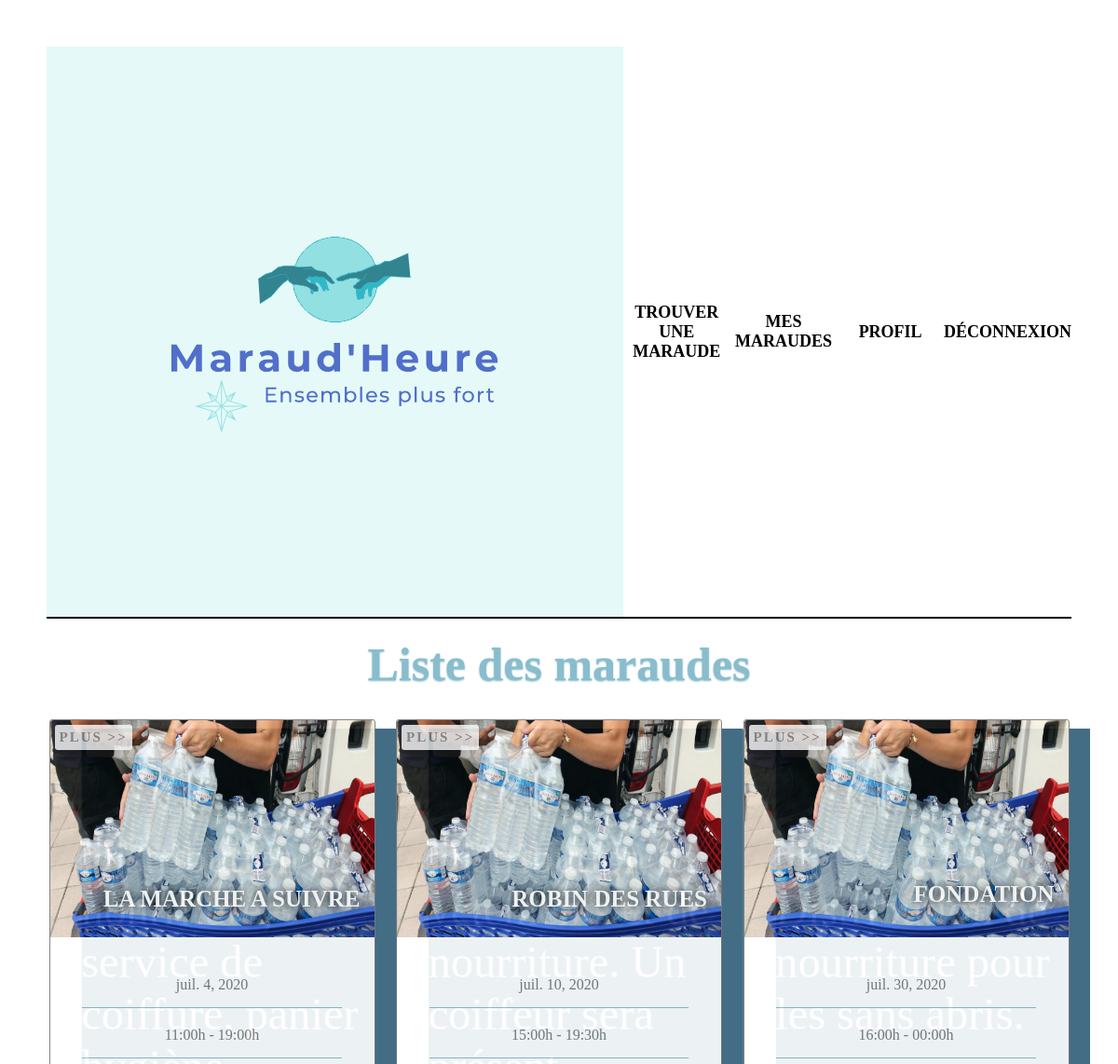
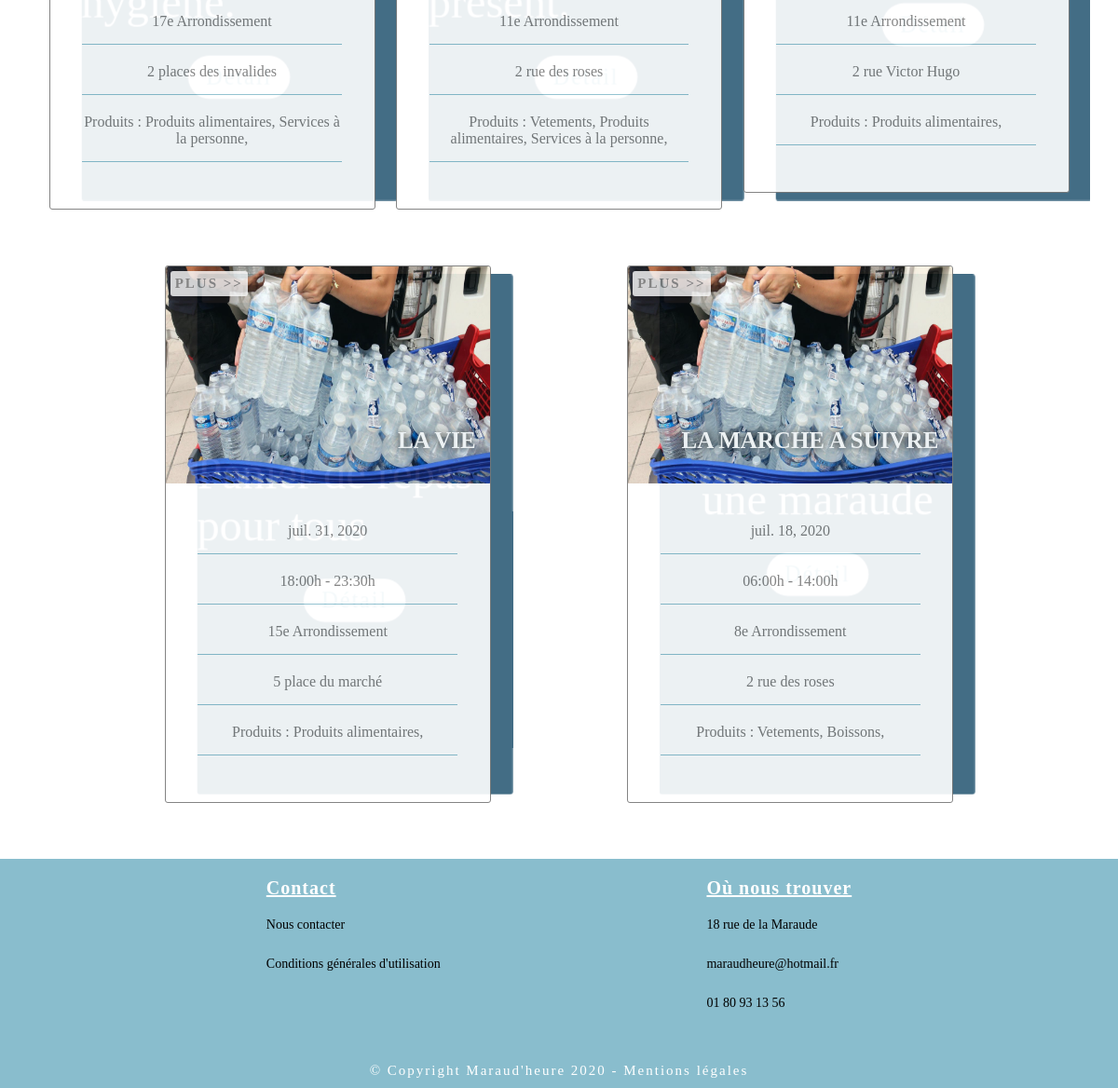
/maraudes/benevole/mes_maraudes/62/ (signed in), run on the app's committed database (2 pictures, top to bottom).
### maraude/models.py (models this page shows, shortened)
class Maraude(models.Model):
    date = models.DateField(
        verbose_name = 'Date de maraude',
        )
    description = models.CharField(
        max_length= 2000,
        blank=True,
        null=True
    )
    heure_debut = models.CharField(
        max_length= 7,
        blank=True,
        null=True
    )
    heure_fin = models.CharField(
        max_length= 7,
        blank=True,
        null=True
    )
    adresse = models.CharField(
        max_length= 2000,
        blank=True,
        null=True
    )
    association =  models.ForeignKey(Association,default = "",on_delete=models.CASCADE, related_name='my_maraude')
    arrondissement =  models.ForeignKey(Arrondissement,default = "",on_delete=models.CASCADE,blank=True,
                                  null=True)
    produit = models.ManyToManyField(Product,blank=True, related_name='maraude_product')
    benevole = models.ManyToManyField(Benevole,blank=True, related_name='maraude_benevole')

class Arrondissement(models.Model):
    LIST_ARROND = (
        ('1er Arrondissement', '75101'),
        ('2e Arrondissement', '75102'),
        ('3e Arrondissement', '75103'),
        ('4e Arrondissement', '75104'),
        ('5e Arrondissement', '75105'),
        ('6e Arrondissement', '75106'),
        ('7e Arrondissement', '75107'),
        ('8e Arrondissement', '75108'),
        ('9e Arrondissement', '75109'),
        ('10e Arrondissement', '75110'),
        ('11e Arrondissement', '75111'),
        ('12e Arrondissement', '75112'),
        ('13e Arrondissement', '75113'),
        ('14e Arrondissement', '75114'),
        ('15e Arrondissement', '75115'),
        ('16e Arrondissement', '75116'),
        ('17e Arrondissement', '75117'),
        ('18e Arrondissement', '75118'),
        ('19e Arrondissement', '75119'),
        ('20e Arrondissement', '75120'),
    )
    n_arrondissement = models.CharField(max_length=300, choices=LIST_ARROND, unique=True )
    def __str__(self):
        return str(self.n_arrondissement )

class Product(models.Model):
    SERVICES = (
        ('Vetements', 'vetement'),
        ('Produits alimentaires', 'nourriture'),
        ('Services à la personne', 'service'),
        ('Boissons', 'boisson'),
        ('Dialogues', 'discussion'),
        ('Soins', 'soin'),
        ('Activités', 'activité'),
        ('Sensibilisation', 'sensibilisation'),
    )
    distribution = models.CharField(max_length=1500, choices=SERVICES, unique=True )
    def __str__(self):
        return str(self.distribution )

### users/models.py (models this page shows)
class Association(User):
    role = models.ForeignKey(Role, null=True, on_delete=models.CASCADE)
    image = models.ImageField(
        upload_to=upload_location,
        null=True,
        blank=True,
    )
    num_rna = models.CharField(
        max_length= 50,
        null= True
    )
    nom_association = models.CharField(
        max_length= 200,
        null= True
    )
    siege_social = models.CharField(
        max_length= 1500,
        null= True
    )
    activite = models.CharField(
        max_length= 1500,
        blank=True,
        null=True
    )
    description = models.CharField(
        max_length= 5000,
        blank=True,
        null=True
    )
    date_creation = models.DateField(
        blank=True,
        null=True
    )
    phone_number = models.CharField(
        max_length= 10,
        blank=True,
        null=True
    )
    def __str__(self):
        return self.nom_association
    class Meta:
        verbose_name = 'Association'

### maraude/views/display_maraude.py (the view)
def benevole_maraudes(request, pk=None):
    connected_user = request.user
    print("ID :",connected_user.id)
    benevole = Benevole.objects.get(id=connected_user.id)
    if benevole and connected_user:
        my_maraudes = benevole.maraude_benevole.all()
        context = {
            "my_maraudes": my_maraudes,
        }
    return render(request, 'benevole_maraudes.html', context)

### users/email_login.py (called while the page is built)
    def get_user(self, user_id):
        try:
            return User.objects.get(pk=user_id)
        except User.DoesNotExist:
            return None

### users/models.py (called while the page is built)
    def __str__(self):
        return self.role_name

### maraude/templates/benevole_maraudes.html (shortened to what this page needs)
{% extends 'theme.html' %}
{% load static %}
{% block css %}
    <link rel="stylesheet" href="{% static 'css/mes_maraudes.css' %}">
{% endblock %}
{% block content %}
<div class="content-creation-wrapper">
    <section class="maraude-tours">
        <h1 class="maraude-tours-heading">Liste des maraudes</h1>
        <div class="maraude-wrapper">
            {% for maraudes in my_maraudes %}
            <div class="maraude">
                <div class="front-side">
                    <img
                    src="{% static 'images/eau.jpg'%}"
                    alt="eau"
                    class="maraude-image"
                    />
                    <h1 class="maraude-name"> {{ maraudes.association }}  </h1>
                    <ul class="maraude-list">
                        <li class="maraude-list-item">{{ maraudes.date }}</li>
                        <li class="maraude-list-item">{{ maraudes.heure_debut }}h - {{ maraudes.heure_fin }}h</li>
                        <li class="maraude-list-item">{{ maraudes.arrondissement }}</li>
                        <li class="maraude-list-item">{{ maraudes.adresse }}</li>
                        <li class="maraude-list-item">
                        Produits :
                        {% for produit in maraudes.produit.all %}
                            {{produit}},
                        {% endfor %}
                        </li>
                    </ul>
                    <button class="navigation-button">
                    Plus &gt;&gt;
                    </button>
                </div>
                <div class="back-side center">
                    <button class="navigation-button">
                    </button>
                    <h3 class="description">{{ maraudes.description }}</h3>
                    <a href="{% url 'maraude_detail' maraudes.id %}" class="maraude-button">Détail</a>
                </div>
            </div>
            {% endfor %}
        </div>
    </section>
</div>
{% endblock content %}

### templates/theme.html (shortened to what this page needs)
{% load static %}
<!DOCTYPE html>
<html lang="fr">
    <head>
    <link
        rel="stylesheet"
        href="https://api.mapbox.com/mapbox-gl-js/plugins/mapbox-gl-geocoder/v4.5.1/mapbox-gl-geocoder.css"
        type="text/css"
        />
    <link href='https://api.mapbox.com/mapbox-gl-js/v1.11.0/mapbox-gl.css' rel='stylesheet' />
     <link rel="stylesheet" href="{% static 'css/core.css' %}" />
     {% block css %}{% endblock %}
     <link rel="stylesheet" href="{% static 'css/button.css' %}" />
    </head>
    <body>
        <div class="container">
            <div class="navbar-wrapper">
                {% include 'menu.html' %}
            </div>
            <div class="content-creation-wrapper">
            {% block content %}{% endblock content %}
            </div>
        </div>
        <div class="footer-wrapper">
            {% include 'footer.html' %}
        </div>
    </body>
</html>

### templates/menu.html (shortened to what this page needs)
{% load static %}
    <nav class="navbar center">
        <div class="navbar-logo">
            <a href="{% url 'home'%}" class="navbar-link center"><img src="{% static 'images/logo.png' %}" src="images/logo.png" alt="Navbar_Image" class="navbar-image"/></a>
        </div>
        <div class="navbar-list">
            {% if user.is_authenticated  %}
                {% if user.benevole.role|stringformat:"s" == 'benevole' %}
                    <a href="{% url 'maraude_list'%}" class="navbar-link center">Trouver une maraude</a>
                    <a href="{% url 'benevole_maraudes' user.id %}" class="navbar-link center">Mes maraudes</a>
                    <a href="{% url 'benevole_profil'%}" class="navbar-link center">Profil</a>
                {% endif %}
                {% else %}
                    <a href="{% url 'maraude_list'%}" class="navbar-link center">Trouver une maraude</a>
            {% endif %}
            {% if user.is_authenticated  %}
            <a href="{% url 'logout'%}" class="navbar-link center">Déconnexion</a>
            {% else %}
              <a href="{% url 'account_type'%}" class="navbar-link center">Créer un compte</a>
            <a href="{% url 'connexion'%}" class="navbar-link center">Connexion</a>
            {% endif %}
        </div>
    </nav>

### templates/footer.html
    <footer class="footer">
        <div class="footer-list">
            <h1 class="footer-title">
                Contact
            </h1>
            <div class="footer-link">
                <a href="{% url 'contact' %}" class="footer-link-a">Nous contacter</a>
            </div>
            <div class="footer-link">
                <a href="{% url 'cgu'%}" class="footer-link-a">Conditions générales d'utilisation</a>
            </div>
        </div>
        <div class="footer-list">
            <h1 class="footer-title">
                Où nous trouver
            </h1>
            <div class="footer-link">
                <p class="footer-p">18 rue de la Maraude</p>
            </div>
            <div class="footer-link">
                <p class="footer-p">maraudheure@hotmail.fr</p>
            </div>
            <div class="footer-link">
                <p class="footer-p">01 80 93 13 56</p>
            </div>
        </div>
    </footer>
    <p class="footer-paragraph">
        &copy; Copyright Maraud'heure 2020 -
        Mentions légales
    </p>

### static/css/core.css (style rules this page uses)
* { margin: 0; padding: 0; font-family: 'Vollkron, serif'; list-style-type: none; text-decoration: none; box-sizing: border-box; outline: none; }
html { font-size: 62.5%; }
:root { --primary-color: #89BDCD; --secondary-color: #436D85; --white-color: #fff; --black-color: #000; --light-grey-color: #777; }
.center { display: flex; justify-content: center; align-items: center; }
.container { background-color: var(--white-color); margin: 3rem; overflow: hidden; }
.navbar-wrapper { padding: 2rem; }
.navbar { justify-content: space-between; border-bottom: 2px solid #000; }
.navbar-image { cursor: pointer; }
.navbar-list { display: flex; }
.navbar-link { font-size: 1.8rem; font-weight: 700; text-transform: uppercase; width: 100%; text-align: center; color: #000; }
.footer-wrapper { background-color: var(--primary-color); width: 100%; height: 20%; }
.footer { padding: 1rem; display: flex; justify-content: space-evenly; }
.footer-list { padding: 1rem; }
.footer-title { color: var(--white-color); text-decoration: underline; letter-spacing: 0.1rem; }
.footer-link { flex-direction: column; margin: 2rem 0; border-bottom: 0.1rem solid var(--primary-color); padding-bottom: 0.5rem; font-size: 1.4rem; }
.footer-link-a { color: var(--black-color); }
.footer-paragraph { text-align: center; font-size: 1.5rem; color: var(--white-color); letter-spacing: 0.2rem; padding: 1rem; }

### data on the page
Maraude: association "LA MARCHE A SUIVRE", date "juil. 4, 2020", heure_debut "11:00", heure_fin "19:00", arrondissement "17e Arrondissement", adresse "2 places des invalides"
Product: distribution "Produits alimentaires"
Product: distribution "Services à la personne"
Maraude: association "ROBIN DES RUES", date "juil. 10, 2020", heure_debut "15:00", heure_fin "19:30", arrondissement "11e Arrondissement", adresse "2 rue des roses"
Product: distribution "Vetements"
Maraude: association "FONDATION", date "juil. 30, 2020", heure_debut "16:00", heure_fin "00:00", arrondissement "11e Arrondissement", adresse "2 rue Victor Hugo"
Maraude: association "LA VIE", date "juil. 31, 2020", heure_debut "18:00", heure_fin "23:30", arrondissement "15e Arrondissement", adresse "5 place du marché"
Maraude: association "LA MARCHE A SUIVRE", date "juil. 18, 2020", heure_debut "06:00", heure_fin "14:00", arrondissement "8e Arrondissement", adresse "2 rue des roses"
Product: distribution "Boissons"
